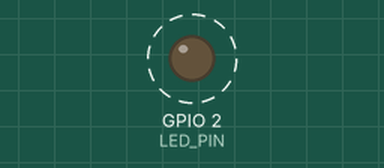
Simulated run of this program. Board: ESP32. Parts: output pins drawn as LEDs (lit = HIGH). Dashed ring = blinking. WiFi joins after 1.5 s; servers stay silent unless stated; what the program prints to the serial monitor is not drawn.

Above: at 0.2 s.
Timing chart, 0 to 3.0 s (numbered marks = the images above):
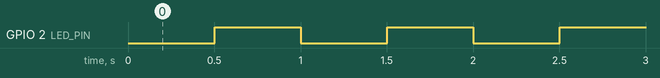

The program:

main.cpp
```cpp
#include <Arduino.h>
#include <WiFi.h>

// Pin del LED incorporado del ESP32 (generalmente GPIO 2)
#define LED_PIN 2

// Intervalos de tiempo en milisegundos
#define BLINK_INTERVAL 500
#define WIFI_CHECK_INTERVAL 10000  // Verificar WiFi cada 10 segundos
#define WIFI_TIMEOUT 15000         // Timeout de conexión WiFi

// Credenciales WiFi
const char* ssid = "Flia_Agreda";
const char* password = "777XonarGen";

// Variables de estado
static bool wifiConnected = false;
static bool ledState = false;
static unsigned long lastBlinkTime = 0;
static unsigned long lastWifiCheck = 0;
static unsigned long wifiStartTime = 0;

// Declaraciones de funciones
void connectToWiFi();
void handleLEDBlink();
void handleWiFiStatus();

void setup() {
  // Configurar el pin del LED como salida
  pinMode(LED_PIN, OUTPUT);

  // Inicializar la comunicación serie
  Serial.begin(115200);
  Serial.println("ESP32 LED Blink con WiFi iniciado");

  // Conectar a WiFi
  connectToWiFi();

  // Inicializar variables de tiempo
  lastBlinkTime = millis();
  lastWifiCheck = millis();
}

void connectToWiFi() {
  Serial.println("Conectando a WiFi...");
  WiFi.begin(ssid, password);
  wifiStartTime = millis();
}

void handleWiFiStatus() {
  unsigned long currentTime = millis();

  // Verificar WiFi solo cada WIFI_CHECK_INTERVAL
  if (currentTime - lastWifiCheck >= WIFI_CHECK_INTERVAL) {
    lastWifiCheck = currentTime;

    wl_status_t wifiStatus = WiFi.status();

    if (wifiStatus == WL_CONNECTED && !wifiConnected) {
      wifiConnected = true;
      Serial.println("¡WiFi conectado exitosamente!");
      Serial.print("IP: ");
      Serial.println(WiFi.localIP());
    } else if (wifiStatus != WL_CONNECTED && wifiConnected) {
      wifiConnected = false;
      Serial.println("WiFi desconectado");
    } else if (wifiStatus != WL_CONNECTED && !wifiConnected) {
      // Verificar timeout de conexión inicial
      if (currentTime - wifiStartTime >= WIFI_TIMEOUT) {
        Serial.println("Timeout WiFi - reintentando...");
        connectToWiFi();
      }
    }
  }
}

void handleLEDBlink() {
  unsigned long currentTime = millis();

  // Parpadear LED sin bloquear usando millis()
  if (currentTime - lastBlinkTime >= BLINK_INTERVAL) {
    lastBlinkTime = currentTime;
    ledState = !ledState;
    digitalWrite(LED_PIN, ledState);

    // Solo imprimir estado del LED ocasionalmente para reducir overhead
    static int blinkCount = 0;
    if (++blinkCount % 20 == 0) {  // Cada 20 parpadeos (10 segundos)
      Serial.print("LED: ");
      Serial.println(ledState ? "ON" : "OFF");
    }
  }
}

void loop() {
  // Manejar estado WiFi de forma no bloqueante
  handleWiFiStatus();

  // Manejar parpadeo LED de forma no bloqueante
  handleLEDBlink();

  // El loop ahora es muy eficiente - no hay delays bloqueantes
}
```

Measured:
- by itself, GPIO 2 (LED_PIN): alternates HIGH for 0.50 s and LOW for 0.50 s
